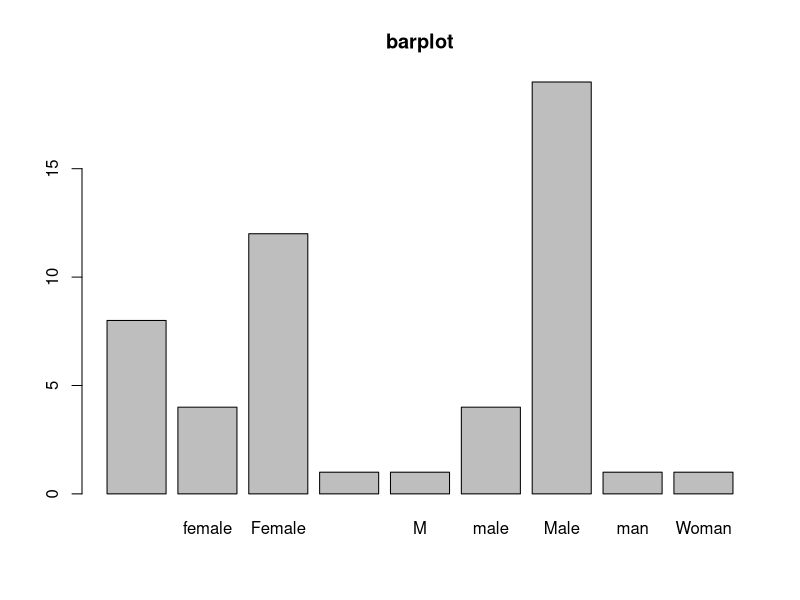

This figure's R source:
setwd("/Users/benschreiber/Documents/musicAlgoResearch")
preResponses <- read.csv("selectionSortPre.csv")
postResponses <- read.csv("selectionSortPost.csv")
colnames(preResponses)[2] <- "id"
colnames(postResponses)[2] <- "id"
colnames(preResponses)[7] <- "confidentSort"
colnames(postResponses)[4] <- "confidentSortPost"

colnames(preResponses)[8] <- "confidentBigO"
colnames(postResponses)[5] <- "confidentBigOPost"

mergedTable = merge(preResponses, postResponses, by = "id")
#truncated = mergedTable['id'!='']
mergedTable = mergedTable[19:69,]
confidentSort = mergedTable[,'confidentSort']
confidentSortPost = mergedTable[,'confidentSortPost']
#truncated = mergedTable[complete.cases(mergedTable),] tried getting rid of null rows
t.test(confidentSort,confidentSortPost, paired=TRUE)
t.test(mergedTable[,'confidentBigO'],mergedTable[,'confidentBigOPost'], paired=TRUE)
genderFrame <- postResponses[,"Gender."]
i <- 1


joe = "Gender."
myT = table(mergedTable[joe]) #male and female counts
barplot(myT, main = "barplot")
lengthTable = length(postResponses[,6]); #number of rows
femaleTotal = 0
numFemales = 0
maleTotal = 0
numMales = 0
numRightVec <- vector(mode="numeric", length=lengthTable)
malesVec = c()
femalesVec = c()
for (i in 1:lengthTable){
  numRight = 0
  if (postResponses[i,6] =="O(n^2)" ){
    numRight = numRight+1
  }
  if (postResponses[i,7] == "The smallest element is at the start of the list."){
    numRight = numRight+1
  }
  if (postResponses[i,8] == "With each pass (i.e., outer loop iteration), the number of iterations of the inner loop decreases."){
    numRight = numRight+1
  }
  gend = postResponses[i,19]
  if (gend == "Femal"||gend == "Female" || gend == "female"|| gend == "Woman"){
    femaleTotal =femaleTotal +numRight
    numFemales = numFemales +1
    femalesVec <- c(femalesVec, numRight)
  }
  if (gend == "M"||gend == "male" || gend == "Male" || gend == "man"){
    maleTotal =maleTotal +numRight
    numMales = numMales +1
    append(malesVec, numRight)
    malesVec <- c(malesVec, numRight)
  }
  numRightVec[i] <- numRight
  
}

#print(success)
postResponses["technicalSuccess"]<-numRightVec
maleAvg = maleTotal/numMales
femaleAvg = femaleTotal/numFemales
var.test(femalesVec,malesVec)
t.test(femalesVec,malesVec)

#variances of attitude responses
varConfidenceSortPost =  var(postResponses[,4]) 
varConfidenceBigOPost =  var(postResponses[,5]) 
varRememberSongSort =  var(postResponses[,9]) 
varConfidenceBigOPostSort =  var(postResponses[,5]) 
varRememberSongSort =  var(postResponses[,9]) 
varDidntHelpSort =  var(postResponses[,10]) 
varMadeSenseSort=  var(postResponses[,11]) 
varTranslatedSort =  var(postResponses[,12]) 
varMoreFunSort =  var(postResponses[,13]) 
varLessIntimidatingSort =  var(postResponses[,13]) 
varLessIntimidatingSort =  var(postResponses[,14]) 
varNotWorthMyTimeSort =  var(postResponses[,15]) 
varStudyResourceSort =  var(postResponses[,15]) 
varStudyResourceSort =  var(postResponses[,16]) 
varWantMoreVideosSort =  var(postResponses[,17]) 
varTechnicalSuccessSort =  var(postResponses[,22]) #not attitude

meanVec = c()
varVec = c()
pValVec = c()
statisticVec = c()
confidenceIntVec = c()
namesVec =c()


namesVec =c(namesVec, "ConfidenceSortPost") 

namesVec =c(namesVec, "ConfidenceBigOPost")

namesVec =c(namesVec, "RememberSongSort") 



namesVec =c(namesVec, "DidntHelpSort")

namesVec =c(namesVec, "MadeSenseSort")

namesVec =c(namesVec, "TranslatedSort")

namesVec =c(namesVec, "MoreFunSort")


namesVec =c(namesVec, "LessIntimidatingSort")

namesVec =c(namesVec, "NotWorthMyTimeSort")

namesVec =c(namesVec, "StudyResourceSort")

namesVec =c(namesVec, "WantMoreVideosSort")

for (i in 4:17){
  if (i<=5 || i>=9){
    meanVec = c(meanVec, mean(postResponses[,i]))
    
    varVec = c(varVec, var(postResponses[,i]))
    tTest = t.test(postResponses[,i], mu=3) 
    pValVec = c(pValVec, tTest$p.value)
    statisticVec = c(statisticVec, tTest$statistic)
    #confidenceIntVec = c(confidenceIntVec,c(tTest$conf.int[1], tTest$conf.int[2]) )
    
  }
}
attitudeTableSort = data.frame(namesVec, meanVec, varVec, pValVec, statisticVec)#, confidenceIntVec)
#     setNames.times..height.
mergedTable["confidenceBigODiff"] = mergedTable["confidentBigOPost"]- mergedTable["confidentBigO"]
mergedTable["confidenceSortDiff"] = mergedTable["confidentSortPost"]- mergedTable["confidentSort"]
computeMFDiff<-function(myVec, mergedTable, thisCol){
  manVec = c()
  womanVec = c()
  manConfVec = c()
  womanConfVec = c()
  for (i in 1:length(myVec)){
    gend = mergedTable[i,"Gender."]
    if (gend == 'Femal' || gend == 'Female' || gend == 'female'){
      womanVec = c(womanVec,myVec[i])
      womanConfVec = c(womanConfVec,mergedTable[i,thisCol])
    }
    if (gend == 'Male' || gend == 'male' || gend == 'M'|| gend == 'man'){
      manVec = c(manVec,myVec[i])
      manConfVec = c(manConfVec,mergedTable[i,thisCol])
    }
  }
  print("mean manConfVec")
  print( mean(manConfVec) )
  print("mean womanConfVec")
  print( mean(womanConfVec) )
  print('t test for diff in confidence')
  print(t.test(manConfVec,womanConfVec))
  
  gendTest = t.test(manVec,womanVec)
  return(gendTest)
}
OConfDiffTestSearch = computeMFDiff(mergedTable[,"confidenceBigODiff"],mergedTable,"confidentBigOPost")
codeConfDiffTestSearch = computeMFDiff(mergedTable[,"confidenceSortDiff"],mergedTable,"confidentSortPost")
computeCourseDiff<-function(myVec, mergedTable){
  hav106Vec = c()
  hav104Vec = c()
  swatVec = c()
  
  for (i in 1:length(myVec)){
    course = mergedTable[i,12] #courses column
    if (course == 'Dougherty 104'){
      hav104Vec = c(hav104Vec,myVec[i])
      
    }
    else if (course == 'Dougherty 106'){
      hav106Vec = c(hav106Vec,myVec[i])
      
    }
    else{
      swatVec = c(swatVec,myVec[i])
    }
  }
 
  
  havTest = t.test(hav104Vec,hav106Vec)
  print(havTest)
  hav104SwatTest = t.test(hav104Vec,swatVec)
  print(hav104SwatTest)
  hav106SwatTest = t.test(hav106Vec,swatVec)
  print(hav106SwatTest)
  return(c(havTest,hav104SwatTest,hav106SwatTest))
  #return(c(swatVec,hav104Vec,hav106Vec))
}
#results=computeCourseDiff(mergedTable[,"confidenceBigODiff"],mergedTable)
courseOConfDiffTestSort = computeCourseDiff(mergedTable[,"confidenceBigODiff"],mergedTable)
courseCodeConfDiffTestSort = computeCourseDiff(mergedTable[,"confidenceSortDiff"],mergedTable)
confidenceDropped<- subset(mergedTable, confidentBigOPost <confidentBigO)